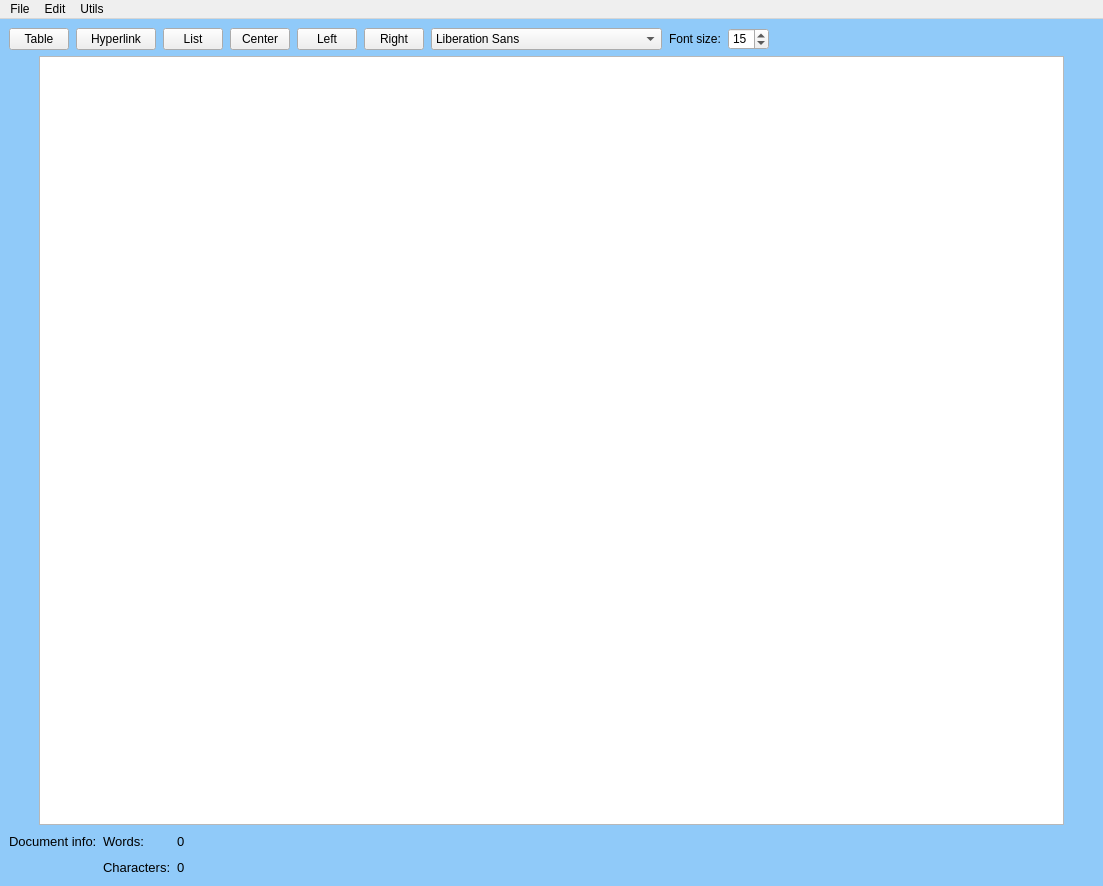
<?xml version="1.0" encoding="UTF-8"?>
<ui version="4.0">
 <class>MainWindow</class>
 <widget class="QMainWindow" name="MainWindow">
  <property name="geometry">
   <rect>
    <x>0</x>
    <y>0</y>
    <width>1103</width>
    <height>886</height>
   </rect>
  </property>
  <property name="sizePolicy">
   <sizepolicy hsizetype="Expanding" vsizetype="Expanding">
    <horstretch>0</horstretch>
    <verstretch>0</verstretch>
   </sizepolicy>
  </property>
  <property name="mouseTracking">
   <bool>false</bool>
  </property>
  <property name="windowTitle">
   <string>PDFy</string>
  </property>
  <property name="styleSheet">
   <string notr="true">QMainWindow {background: #90CAF9}</string>
  </property>
  <property name="tabShape">
   <enum>QTabWidget::Rounded</enum>
  </property>
  <widget class="QWidget" name="centralwidget">
   <layout class="QVBoxLayout" name="verticalLayout">
    <item>
     <layout class="QGridLayout" name="editGrid" rowstretch="0">
      <property name="sizeConstraint">
       <enum>QLayout::SetDefaultConstraint</enum>
      </property>
      <property name="rightMargin">
       <number>302</number>
      </property>
      <property name="horizontalSpacing">
       <number>7</number>
      </property>
      <item row="0" column="10">
       <widget class="QSpinBox" name="fontSize">
        <property name="value">
         <number>15</number>
        </property>
       </widget>
      </item>
      <item row="0" column="0">
       <widget class="QPushButton" name="table">
        <property name="maximumSize">
         <size>
          <width>60</width>
          <height>16777215</height>
         </size>
        </property>
        <property name="text">
         <string>Table</string>
        </property>
       </widget>
      </item>
      <item row="0" column="4">
       <widget class="QPushButton" name="alignCenter">
        <property name="maximumSize">
         <size>
          <width>60</width>
          <height>16777215</height>
         </size>
        </property>
        <property name="contextMenuPolicy">
         <enum>Qt::DefaultContextMenu</enum>
        </property>
        <property name="text">
         <string>Center</string>
        </property>
       </widget>
      </item>
      <item row="0" column="8">
       <widget class="QFontComboBox" name="fontComboBox">
        <property name="enabled">
         <bool>true</bool>
        </property>
        <property name="editable">
         <bool>false</bool>
        </property>
       </widget>
      </item>
      <item row="0" column="11">
       <spacer name="horizontalSpacer_3">
        <property name="orientation">
         <enum>Qt::Horizontal</enum>
        </property>
        <property name="sizeHint" stdset="0">
         <size>
          <width>13</width>
          <height>20</height>
         </size>
        </property>
       </spacer>
      </item>
      <item row="0" column="5">
       <widget class="QPushButton" name="alignLeft">
        <property name="maximumSize">
         <size>
          <width>60</width>
          <height>16777215</height>
         </size>
        </property>
        <property name="text">
         <string>Left</string>
        </property>
       </widget>
      </item>
      <item row="0" column="2">
       <widget class="QPushButton" name="list">
        <property name="maximumSize">
         <size>
          <width>60</width>
          <height>16777215</height>
         </size>
        </property>
        <property name="text">
         <string>List</string>
        </property>
       </widget>
      </item>
      <item row="0" column="6">
       <widget class="QPushButton" name="alignRight">
        <property name="maximumSize">
         <size>
          <width>60</width>
          <height>16777215</height>
         </size>
        </property>
        <property name="text">
         <string>Right</string>
        </property>
       </widget>
      </item>
      <item row="0" column="9">
       <widget class="QLabel" name="label">
        <property name="text">
         <string>Font size:</string>
        </property>
       </widget>
      </item>
      <item row="0" column="1">
       <widget class="QPushButton" name="hyperLink">
        <property name="text">
         <string>Hyperlink</string>
        </property>
       </widget>
      </item>
     </layout>
    </item>
    <item>
     <layout class="QGridLayout" name="editorGrid">
      <item row="0" column="2">
       <widget class="QTextEdit" name="editor">
        <property name="enabled">
         <bool>true</bool>
        </property>
        <property name="sizePolicy">
         <sizepolicy hsizetype="Fixed" vsizetype="Expanding">
          <horstretch>0</horstretch>
          <verstretch>0</verstretch>
         </sizepolicy>
        </property>
        <property name="maximumSize">
         <size>
          <width>1059</width>
          <height>16777215</height>
         </size>
        </property>
        <property name="font">
         <font>
          <pointsize>15</pointsize>
          <stylestrategy>PreferAntialias</stylestrategy>
         </font>
        </property>
        <property name="mouseTracking">
         <bool>false</bool>
        </property>
        <property name="styleSheet">
         <string notr="true"/>
        </property>
        <property name="sizeAdjustPolicy">
         <enum>QAbstractScrollArea::AdjustIgnored</enum>
        </property>
        <property name="tabChangesFocus">
         <bool>false</bool>
        </property>
        <property name="documentTitle">
         <string/>
        </property>
        <property name="html">
         <string>&lt;!DOCTYPE HTML PUBLIC &quot;-//W3C//DTD HTML 4.0//EN&quot; &quot;http://www.w3.org/TR/REC-html40/strict.dtd&quot;&gt;
&lt;html&gt;&lt;head&gt;&lt;meta name=&quot;qrichtext&quot; content=&quot;1&quot; /&gt;&lt;style type=&quot;text/css&quot;&gt;
p, li { white-space: pre-wrap; }
&lt;/style&gt;&lt;/head&gt;&lt;body style=&quot; font-family:'MS Shell Dlg 2'; font-size:15pt; font-weight:400; font-style:normal;&quot;&gt;
&lt;p style=&quot;-qt-paragraph-type:empty; margin-top:0px; margin-bottom:0px; margin-left:0px; margin-right:0px; -qt-block-indent:0; text-indent:0px;&quot;&gt;&lt;br /&gt;&lt;/p&gt;&lt;/body&gt;&lt;/html&gt;</string>
        </property>
        <property name="overwriteMode">
         <bool>false</bool>
        </property>
        <property name="cursorWidth">
         <number>1</number>
        </property>
        <property name="textInteractionFlags">
         <set>Qt::LinksAccessibleByKeyboard|Qt::LinksAccessibleByMouse|Qt::TextBrowserInteraction|Qt::TextEditable|Qt::TextEditorInteraction|Qt::TextSelectableByKeyboard|Qt::TextSelectableByMouse</set>
        </property>
       </widget>
      </item>
      <item row="0" column="1">
       <spacer name="horizontalSpacer">
        <property name="orientation">
         <enum>Qt::Horizontal</enum>
        </property>
        <property name="sizeType">
         <enum>QSizePolicy::Fixed</enum>
        </property>
        <property name="sizeHint" stdset="0">
         <size>
          <width>30</width>
          <height>20</height>
         </size>
        </property>
       </spacer>
      </item>
      <item row="0" column="3">
       <spacer name="horizontalSpacer_2">
        <property name="orientation">
         <enum>Qt::Horizontal</enum>
        </property>
        <property name="sizeType">
         <enum>QSizePolicy::Fixed</enum>
        </property>
        <property name="sizeHint" stdset="0">
         <size>
          <width>30</width>
          <height>20</height>
         </size>
        </property>
       </spacer>
      </item>
     </layout>
    </item>
    <item>
     <layout class="QGridLayout" name="documentInfoGrid">
      <property name="sizeConstraint">
       <enum>QLayout::SetDefaultConstraint</enum>
      </property>
      <property name="rightMargin">
       <number>815</number>
      </property>
      <item row="0" column="2">
       <widget class="QLabel" name="wordsCounter">
        <property name="font">
         <font>
          <pointsize>10</pointsize>
         </font>
        </property>
        <property name="text">
         <string>0</string>
        </property>
       </widget>
      </item>
      <item row="0" column="0">
       <widget class="QLabel" name="documentInfoLabel">
        <property name="maximumSize">
         <size>
          <width>200</width>
          <height>200</height>
         </size>
        </property>
        <property name="font">
         <font>
          <pointsize>10</pointsize>
         </font>
        </property>
        <property name="text">
         <string>Document info:</string>
        </property>
       </widget>
      </item>
      <item row="0" column="1">
       <widget class="QLabel" name="wordsLabel">
        <property name="font">
         <font>
          <pointsize>10</pointsize>
         </font>
        </property>
        <property name="layoutDirection">
         <enum>Qt::LeftToRight</enum>
        </property>
        <property name="text">
         <string>Words:</string>
        </property>
        <property name="alignment">
         <set>Qt::AlignLeading|Qt::AlignLeft|Qt::AlignVCenter</set>
        </property>
       </widget>
      </item>
      <item row="1" column="2">
       <widget class="QLabel" name="charactersCounter">
        <property name="font">
         <font>
          <pointsize>10</pointsize>
         </font>
        </property>
        <property name="text">
         <string>0</string>
        </property>
       </widget>
      </item>
      <item row="1" column="1">
       <widget class="QLabel" name="charactersLabel">
        <property name="font">
         <font>
          <pointsize>10</pointsize>
         </font>
        </property>
        <property name="text">
         <string>Characters:</string>
        </property>
        <property name="alignment">
         <set>Qt::AlignLeading|Qt::AlignLeft|Qt::AlignVCenter</set>
        </property>
       </widget>
      </item>
      <item row="0" column="3">
       <spacer name="horizontalSpacer_4">
        <property name="orientation">
         <enum>Qt::Horizontal</enum>
        </property>
        <property name="sizeHint" stdset="0">
         <size>
          <width>10</width>
          <height>20</height>
         </size>
        </property>
       </spacer>
      </item>
      <item row="1" column="3">
       <spacer name="horizontalSpacer_5">
        <property name="orientation">
         <enum>Qt::Horizontal</enum>
        </property>
        <property name="sizeHint" stdset="0">
         <size>
          <width>10</width>
          <height>20</height>
         </size>
        </property>
       </spacer>
      </item>
     </layout>
    </item>
   </layout>
  </widget>
  <widget class="QMenuBar" name="menuBar">
   <property name="geometry">
    <rect>
     <x>0</x>
     <y>0</y>
     <width>1103</width>
     <height>26</height>
    </rect>
   </property>
   <widget class="QMenu" name="menuFile">
    <property name="title">
     <string>File</string>
    </property>
    <addaction name="open"/>
    <addaction name="save"/>
   </widget>
   <widget class="QMenu" name="menuEdit">
    <property name="title">
     <string>Edit</string>
    </property>
    <addaction name="insertImage"/>
   </widget>
   <widget class="QMenu" name="utils">
    <property name="title">
     <string>Utils</string>
    </property>
    <addaction name="pdfMerger"/>
   </widget>
   <addaction name="menuFile"/>
   <addaction name="menuEdit"/>
   <addaction name="utils"/>
  </widget>
  <action name="open">
   <property name="text">
    <string>Open</string>
   </property>
   <property name="shortcut">
    <string>Ctrl+N</string>
   </property>
  </action>
  <action name="save">
   <property name="text">
    <string>Save</string>
   </property>
   <property name="shortcut">
    <string>Ctrl+S</string>
   </property>
  </action>
  <action name="insertImage">
   <property name="text">
    <string>Insert image</string>
   </property>
   <property name="shortcut">
    <string>Ctrl+Shift+I</string>
   </property>
  </action>
  <action name="merger">
   <property name="text">
    <string>Merge PDF</string>
   </property>
  </action>
  <action name="pdfMerger">
   <property name="text">
    <string>Merge PDFS</string>
   </property>
  </action>
 </widget>
 <tabstops>
  <tabstop>editor</tabstop>
 </tabstops>
 <resources/>
 <connections>
  <connection>
   <sender>fontComboBox</sender>
   <signal>currentFontChanged(QFont)</signal>
   <receiver>editor</receiver>
   <slot>setCurrentFont(QFont)</slot>
   <hints>
    <hint type="sourcelabel">
     <x>494</x>
     <y>54</y>
    </hint>
    <hint type="destinationlabel">
     <x>491</x>
     <y>148</y>
    </hint>
   </hints>
  </connection>
 </connections>
</ui>
